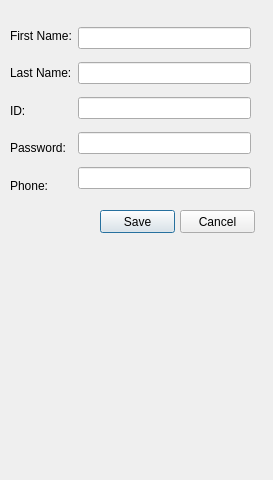
<?xml version="1.0" encoding="UTF-8"?>
<ui version="4.0">
 <class>Dialog</class>
 <widget class="QDialog" name="Dialog">
  <property name="geometry">
   <rect>
    <x>0</x>
    <y>0</y>
    <width>273</width>
    <height>480</height>
   </rect>
  </property>
  <property name="windowTitle">
   <string>Dialog</string>
  </property>
  <widget class="QWidget" name="horizontalLayoutWidget">
   <property name="geometry">
    <rect>
     <x>10</x>
     <y>20</y>
     <width>241</width>
     <height>181</height>
    </rect>
   </property>
   <layout class="QHBoxLayout" name="horizontalLayout">
    <item>
     <layout class="QVBoxLayout" name="verticalLayout">
      <item>
       <widget class="QLabel" name="label">
        <property name="text">
         <string>First Name:</string>
        </property>
       </widget>
      </item>
      <item>
       <widget class="QLabel" name="label_2">
        <property name="text">
         <string>Last Name:</string>
        </property>
       </widget>
      </item>
      <item>
       <widget class="QLabel" name="label_3">
        <property name="text">
         <string>ID:</string>
        </property>
       </widget>
      </item>
      <item>
       <widget class="QLabel" name="label_4">
        <property name="text">
         <string>Password:</string>
        </property>
       </widget>
      </item>
      <item>
       <widget class="QLabel" name="label_5">
        <property name="text">
         <string>Phone:</string>
        </property>
       </widget>
      </item>
     </layout>
    </item>
    <item>
     <layout class="QVBoxLayout" name="verticalLayout_2">
      <item>
       <widget class="QLineEdit" name="lineEdit_1"/>
      </item>
      <item>
       <widget class="QLineEdit" name="lineEdit_2"/>
      </item>
      <item>
       <widget class="QLineEdit" name="lineEdit_3"/>
      </item>
      <item>
       <widget class="QLineEdit" name="lineEdit_4"/>
      </item>
      <item>
       <widget class="QLineEdit" name="lineEdit"/>
      </item>
     </layout>
    </item>
   </layout>
  </widget>
  <widget class="QPushButton" name="b_save">
   <property name="geometry">
    <rect>
     <x>100</x>
     <y>210</y>
     <width>75</width>
     <height>23</height>
    </rect>
   </property>
   <property name="text">
    <string>Save</string>
   </property>
  </widget>
  <widget class="QPushButton" name="b_cancel">
   <property name="geometry">
    <rect>
     <x>180</x>
     <y>210</y>
     <width>75</width>
     <height>23</height>
    </rect>
   </property>
   <property name="text">
    <string>Cancel</string>
   </property>
  </widget>
  <zorder>horizontalLayoutWidget</zorder>
  <zorder>label_3</zorder>
  <zorder>b_save</zorder>
  <zorder>b_cancel</zorder>
 </widget>
 <resources/>
 <connections/>
</ui>
